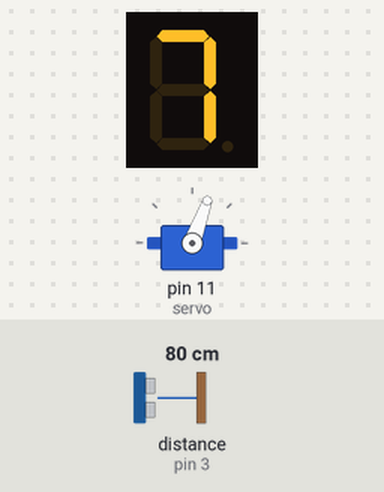
A sketch run on a simulated Arduino Uno, built with avr-gcc and run on an emulated ATmega328P. Parts: 1-digit seven-segment display, servo. Wiring (inferred from the names in the program): ultrasonic range finder: trigger pin 2; echo pin 3; 1-digit 7-segment display, segments lit when HIGH: segments pin 4, pin 5, pin 6, pin 7, pin 8, pin 9, pin 10. Inputs (shaded band) come from the test bench; at power-on: distance to the obstacle (sensor on pin 3) 80 cm. The echo pulse lasts 58.3 µs per cm; the segment pins are drawn as the display they are named for; what the sketch prints to the serial monitor is not drawn.

Above: at 1.2 s.
1.3 s: distance to the obstacle (sensor on pin 3) set to 2 cm
At 2.5 s:
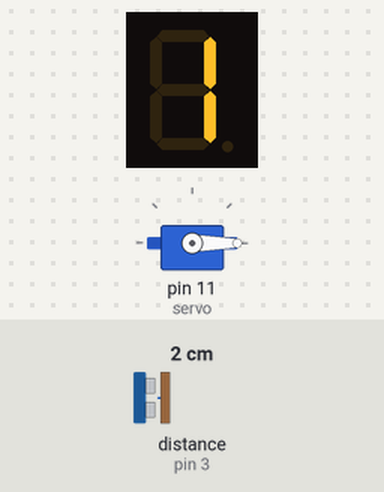
2.8 s: distance to the obstacle (sensor on pin 3) set to 60 cm
At 2.9 s:
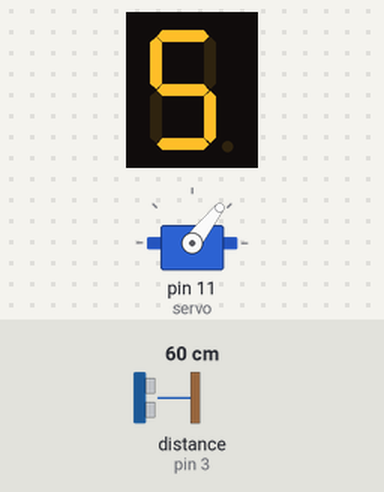
4.5 s: distance to the obstacle (sensor on pin 3) set to 35 cm
At 5.5 s:
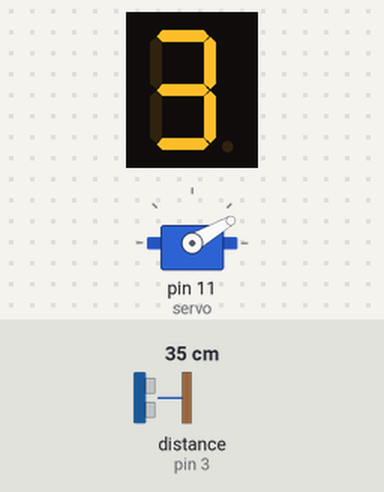
Timing chart, 0 to 7.5 s (numbered marks = the images above; inputs shaded):
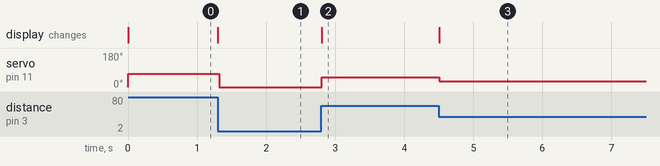

Measured:
- after the input at 1.3 s, servo on pin 11 (servo): 70° → 0° at once; the display: changes at once (image 1)
- after the input at 2.8 s, servo on pin 11 (servo): 0° → 52° at once; the display: changes at once (image 2)
- after the input at 4.5 s, servo on pin 11 (servo): 52° → 30° at once; the display: changes at once (image 3)

The sketch:

servomotor_led_puerta.ino
```cpp
#include <Servo.h>
Servo servo;
int Trigger = 2;
int Echo = 3;
int ledA = 4;
int ledB = 5;
int ledC = 6;
int ledD = 7;
int ledE = 8;
int ledF = 9;
int ledG = 10;
void setup() {
  Serial.begin(9600);
  pinMode(ledA, OUTPUT);
  pinMode(ledB, OUTPUT);
  pinMode(ledC, OUTPUT);
  pinMode(ledD, OUTPUT);
  pinMode(ledE, OUTPUT);
  pinMode(ledF, OUTPUT);
  pinMode(ledG, OUTPUT);
  pinMode(Trigger, OUTPUT);
  pinMode(Echo, INPUT);
  digitalWrite(Trigger, LOW);
  servo.attach(11);
  servo.write(0);
}

void loop() {
  long t;
  long d;

  digitalWrite(Trigger, HIGH);
  delayMicroseconds(10);
  digitalWrite(Trigger, LOW);

  t = pulseIn(Echo, HIGH);
  d = t / 59;

  Serial.println(d);
  abrirPuerta(d);
}

void abrirPuerta(int d) {
  if (d >= 100) {
    servo.write(0);
    apagar();
    return;
  }

  double valor = d * 0.9090909091;
  servo.write(valor);

  if (d >= 0 && d < 21) {
    uno();
    return;
  }

  if (d >= 20 && d < 30) {
    dos();
    return;
  }

  if (d >= 30 && d < 40) {
    tres();
    return;
  }

  if (d >= 40 && d < 50) {
    cuatro();
    return;
  }

  if (d >= 50 && d < 60) {
    cinco();
    return;
  }

  if (d >= 60 && d < 70) {
    seis();
    return;
  }

  if (d >= 70 && d < 80) {
    siete();
    return;
  }

  if (d >= 80 && d < 90) {
    ocho();
    return;
  }

  nueve();
  return;
}

void apagar() {
  digitalWrite(ledA, LOW);
  digitalWrite(ledB, LOW);
  digitalWrite(ledC, LOW);
  digitalWrite(ledD, LOW);
  digitalWrite(ledE, LOW);
  digitalWrite(ledF, LOW);
  digitalWrite(ledG, LOW);
}

void uno() {
  digitalWrite(ledA, LOW);
  digitalWrite(ledB, HIGH);
  digitalWrite(ledC, HIGH);
  digitalWrite(ledD, LOW);
  digitalWrite(ledE, LOW);
  digitalWrite(ledF, LOW);
  digitalWrite(ledG, LOW);
}
void dos() {
  digitalWrite(ledA, HIGH);
  digitalWrite(ledB, HIGH);
  digitalWrite(ledC, LOW);
  digitalWrite(ledD, HIGH);
  digitalWrite(ledE, HIGH);
  digitalWrite(ledF, LOW);
  digitalWrite(ledG, HIGH);
}
void tres() {
  digitalWrite(ledA, HIGH);
  digitalWrite(ledB, HIGH);
  digitalWrite(ledC, HIGH);
  digitalWrite(ledD, HIGH);
  digitalWrite(ledE, LOW);
  digitalWrite(ledF, LOW);
  digitalWrite(ledG, HIGH);
}
void cuatro() {
  digitalWrite(ledA, LOW);
  digitalWrite(ledB, HIGH);
  digitalWrite(ledC, HIGH);
  digitalWrite(ledD, LOW);
  digitalWrite(ledE, LOW);
  digitalWrite(ledF, HIGH);
  digitalWrite(ledG, HIGH);
}

void cinco() {
  digitalWrite(ledA, HIGH);
  digitalWrite(ledB, LOW);
  digitalWrite(ledC, HIGH);
  digitalWrite(ledD, HIGH);
  digitalWrite(ledE, LOW);
  digitalWrite(ledF, HIGH);
  digitalWrite(ledG, HIGH);
}

void seis() {
  digitalWrite(ledA, HIGH);
  digitalWrite(ledB, LOW);
  digitalWrite(ledC, HIGH);
  digitalWrite(ledD, HIGH);
  digitalWrite(ledE, HIGH);
  digitalWrite(ledF, HIGH);
  digitalWrite(ledG, HIGH);
}

void siete() {
  digitalWrite(ledA, HIGH);
  digitalWrite(ledB, HIGH);
  digitalWrite(ledC, HIGH);
  digitalWrite(ledD, LOW);
  digitalWrite(ledE, LOW);
  digitalWrite(ledF, LOW);
  digitalWrite(ledG, LOW);
}

void ocho() {
  digitalWrite(ledA, HIGH);
  digitalWrite(ledB, HIGH);
  digitalWrite(ledC, HIGH);
  digitalWrite(ledD, HIGH);
  digitalWrite(ledE, HIGH);
  digitalWrite(ledF, HIGH);
  digitalWrite(ledG, HIGH);
}

void nueve() {
  digitalWrite(ledA, HIGH);
  digitalWrite(ledB, HIGH);
  digitalWrite(ledC, HIGH);
  digitalWrite(ledD, LOW);
  digitalWrite(ledE, LOW);
  digitalWrite(ledF, HIGH);
  digitalWrite(ledG, HIGH);
}
```
